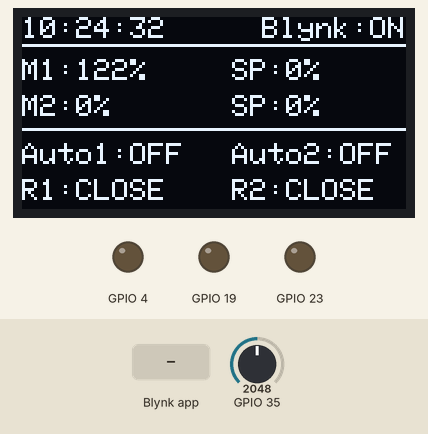
A program run on a simulated ESP32. On the bench: 128×64 one-colour display, output pins drawn as LEDs (lit = HIGH). The test bench sets the inputs (shaded band); at power-on: GPIO 35 = 2048. WiFi joins after 1.5 s; servers stay silent unless stated; the local clock reads 2024-03-15 10:24:30 at power-on unless the program sets it; EEPROM starts erased; what the program prints to the serial monitor is not drawn.

Above: at 3.4 s.
3.5 s: Blynk app writes 1 to V0
At 4.6 s:
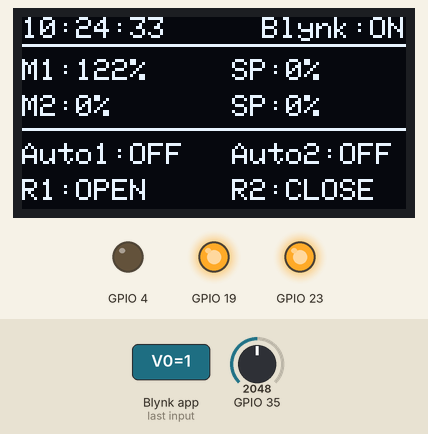
6.5 s: Blynk app writes 1 to V2
At 7.6 s:
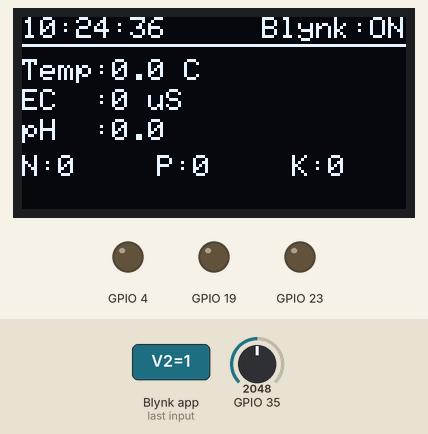
9.5 s: GPIO 35 set to 2996
At 11.1 s:
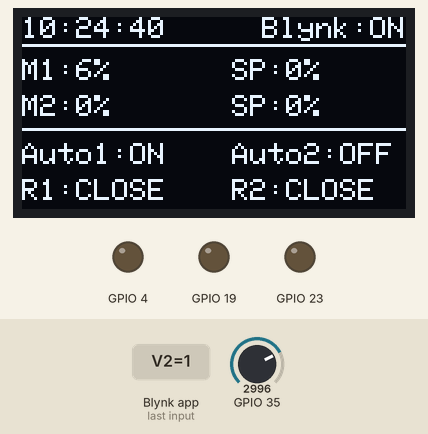
12.5 s: GPIO 35 set to 3102
At 13.6 s:
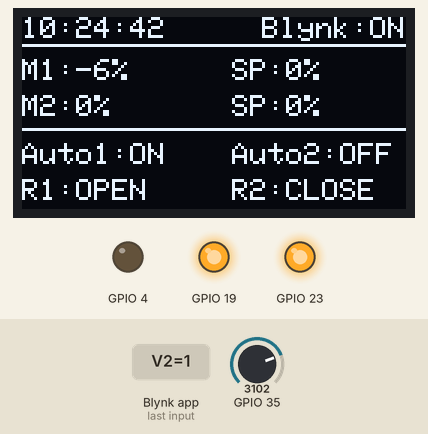
15.5 s: Blynk app writes 0 to V2
17.3 s: Blynk app writes 1 to V15
At 19.6 s:
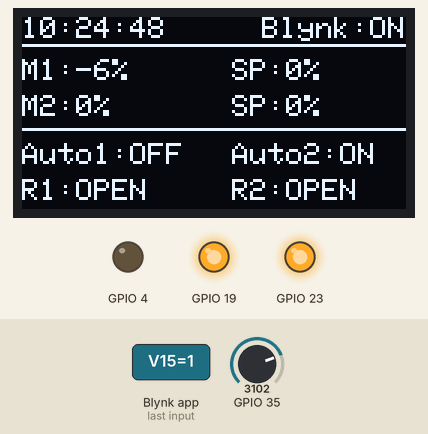
Timing chart, 0 to 21.1 s (numbered marks = the images above; inputs shaded):
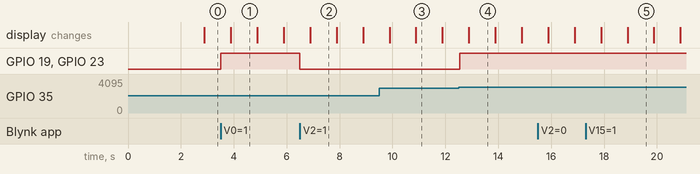

Measured:
- the behaviour switches between 3042 and 3043 on GPIO 35 (found by bisection; images 3 and 4)
- after the input at 3.5 s, GPIO 19, GPIO 23: LOW → HIGH at once; the display: changes after 0.39 s (image 1)
- after the input at 6.5 s, GPIO 19, GPIO 23: HIGH → LOW at once
- after the input at 12.5 s, GPIO 19, GPIO 23: LOW → HIGH at once; the display: changes after 0.39 s (image 4)
- after the input at 17.3 s, the display: first differs from a run without the input after 1.6 s (image 5)
- what the display in image 1 shows lasts 1.0 s, from 3.9 s to 4.9 s

The program:

main.cpp
```cpp
#define BLYNK_TEMPLATE_ID "TMPL6vZZWiTyf"
#define BLYNK_TEMPLATE_NAME "test1"
#define BLYNK_AUTH_TOKEN "DpINAJ7Ra0jyyvEPSvCDlpFvLoua7JVy"

#define BLYNK_PRINT Serial

#define RX2_PIN 16
#define TX2_PIN 17

#include <WiFi.h>
#include <BlynkSimpleEsp32.h>
#include <Wire.h>
#include <Adafruit_GFX.h>
#include <Adafruit_SSD1306.h>
#include <RTClib.h>
#include <Preferences.h>

char auth[] = BLYNK_AUTH_TOKEN;
char ssid[] = "Panna 2.4G";
char pass[] = "panna_int";

// --- จอ OLED I2C 128x64 (SSD1306) ต่อขา SDA=21, SCL=22 (ขา I2C มาตรฐานของ ESP32) ---
#define SCREEN_WIDTH 128
#define SCREEN_HEIGHT 64
#define OLED_RESET -1
Adafruit_SSD1306 display(SCREEN_WIDTH, SCREEN_HEIGHT, &Wire, OLED_RESET);

// --- RTC DS3231 (มีถ่านแบตในตัว จำเวลาได้แม้ไฟดับ) ---
RTC_DS3231 rtc;
bool rtcReady = false;

// --- เก็บค่าตั้งค่าลง Flash (NVS) กันไฟดับ ---
Preferences prefs;

// --- ส่วนที่เพิ่มสำหรับ EMA 30 ---
float emaValue = 0;       // ตัวแปรเก็บค่า EMA
float alpha = 2.0 / (100.0 + 1.0); // ค่า Alpha สำหรับ EMA 30 (ประมาณ 0.0645)
bool firstRun = true;     // เช็คการทำงานครั้งแรกเพื่อตั้งค่าเริ่มต้น
// -----------------------------

int moisture_1_sensor = 0;
// int moisture_2_sensor = 0;
int offset_moisture_1 = 0;
int offset_moisture_2 = 0;

BlynkTimer timer;

bool auto_status_1 = 0;
bool auto_status_2 = 0;
bool relay1_state = false;   // สถานะรีเลย์ตัวที่ 1 (ไว้โชว์จอ)
bool lastRelay2State = false;

float moisture_2_sensor    = 0;
float temperature = 0;
int   ec          = 0;
float ph          = 0;
int   nitrogen    = 0;
int   phosphorus  = 0;
int   potassium   = 0;

// สร้างตัวแปรเก็บข้อมูลที่เซนเซอร์ตอบกลับมา (ทั้งหมด 19 Bytes)
byte responseBuffer[19];
int byteCount = 0;

// ส่งค่าล่าสุด (ที่คำนวณไว้แล้วใน loop() ทุกรอบ) ขึ้น Blynk เท่านั้น ไม่คำนวณอะไรในนี้
void sendAnalogValue() {
  Blynk.virtualWrite(V1, moisture_1_sensor); // ส่งค่าเฉลี่ยที่นิ่งแล้วไป Blynk
  Blynk.virtualWrite(V6, moisture_2_sensor);
  Blynk.virtualWrite(V7, temperature);
  Blynk.virtualWrite(V8, ec);
  Blynk.virtualWrite(V9, ph*10);
  Blynk.virtualWrite(V10, nitrogen);
  Blynk.virtualWrite(V11, phosphorus);
  Blynk.virtualWrite(V12, potassium);
}

void get_lola_sensor(){
  byte dataToSend[] = {0x01, 0x03, 0x00, 0x00, 0x00, 0x07, 0x04, 0x08};
  Serial2.write(dataToSend, sizeof(dataToSend));
}

// จอไม่พอเลยแบ่งเป็นหลายหน้า สลับกันแสดงอัตโนมัติ
const int DISPLAY_PAGE_COUNT = 2;
int displayPage = 0;

void cycleDisplayPage() {
  displayPage = (displayPage + 1) % DISPLAY_PAGE_COUNT;
}

// แถวหัวจอ (เวลา + สถานะ Blynk) ใช้ร่วมกันทุกหน้า
void drawStatusHeader() {
  display.setCursor(0, 0);
  if (rtcReady) {
    DateTime now = rtc.now();
    char buf[9];
    snprintf(buf, sizeof(buf), "%02d:%02d:%02d", now.hour(), now.minute(), now.second());
    display.print(buf);
  } else {
    display.print("--:--:--");
  }
  display.setCursor(80, 0);
  display.print(Blynk.connected() ? "Blynk:ON" : "Blynk:OFF");
  display.drawLine(0, 9, 127, 9, SSD1306_WHITE);
}

// หน้า 1: ความชื้น + Setpoint แต่ละจุด + Auto mode + Relay
void drawPageMoisture() {
  display.setCursor(0, 14);
  display.print("M1:"); display.print(moisture_1_sensor); display.print("%");
  display.setCursor(70, 14);
  display.print("SP:"); display.print(offset_moisture_1); display.print("%");

  display.setCursor(0, 26);
  display.print("M2:"); display.print(moisture_2_sensor, 0); display.print("%");
  display.setCursor(70, 26);
  display.print("SP:"); display.print(offset_moisture_2); display.print("%");

  display.drawLine(0, 37, 127, 37, SSD1306_WHITE);

  display.setCursor(0, 42);
  display.print("Auto1:"); display.print(auto_status_1 ? "ON " : "OFF");
  display.setCursor(70, 42);
  display.print("Auto2:"); display.print(auto_status_2 ? "ON" : "OFF");

  display.setCursor(0, 54);
  display.print("R1:"); display.print(relay1_state ? "OPEN " : "CLOSE");
  display.setCursor(70, 54);
  display.print("R2:"); display.print(lastRelay2State ? "OPEN" : "CLOSE");
}

// หน้า 2: อุณหภูมิ / EC / pH / NPK
void drawPageSoil() {
  display.setCursor(0, 14);
  display.print("Temp:"); display.print(temperature, 1); display.print(" C");

  display.setCursor(0, 24);
  display.print("EC  :"); display.print(ec); display.print(" uS");

  display.setCursor(0, 34);
  display.print("pH  :"); display.print(ph, 1);

  display.setCursor(0, 46);
  display.print("N:"); display.print(nitrogen);
  display.setCursor(45, 46);
  display.print("P:"); display.print(phosphorus);
  display.setCursor(90, 46);
  display.print("K:"); display.print(potassium);
}

void updateDisplay() {
  display.clearDisplay();
  display.setTextSize(1);
  display.setTextColor(SSD1306_WHITE);

  drawStatusHeader();

  switch (displayPage) {
    case 0: drawPageMoisture(); break;
    case 1: drawPageSoil();     break;
  }

  display.display();
}

BLYNK_WRITE(V0) {
  int pinValue = param.asInt();
  relay1_state = (pinValue == 1);
  if (relay1_state) {
    digitalWrite(23, HIGH);
    digitalWrite(19, HIGH);
  } else {
    digitalWrite(23, LOW);
    digitalWrite(19, LOW);
  }
}
BLYNK_WRITE(V4) { // offset
  int v = param.asInt();
  if (v != offset_moisture_1) {
    offset_moisture_1 = v;
    prefs.putInt("off1", offset_moisture_1); // เก็บลง flash กันไฟดับ
  }
}
BLYNK_WRITE(V14) { // offset
  int v = param.asInt();
  if (v != offset_moisture_2) {
    offset_moisture_2 = v;
    prefs.putInt("off2", offset_moisture_2); // เก็บลง flash กันไฟดับ
  }
}

BLYNK_WRITE(V2) { //Auto mode main moisture
  bool v = (param.asInt() == 1);
  if (v != auto_status_1) {
    auto_status_1 = v;
    prefs.putBool("auto1", auto_status_1); // เก็บลง flash กันไฟดับ
    Serial.println(auto_status_1 ? "auto 1" : "auto off");
  }
}

BLYNK_WRITE(V15) { //Auto mode main moisture
  bool v = (param.asInt() == 1);
  if (v != auto_status_2) {
    auto_status_2 = v;
    prefs.putBool("auto2", auto_status_2); // เก็บลง flash กันไฟดับ
    Serial.println(auto_status_2 ? "auto 2" : "auto off");
  }
}

BLYNK_WRITE(V5) { // offset
  int data = param.asInt();
  if (data == 1){
    // 1. สร้าง Array เก็บค่า Hex ไว้ (ใช้ 0x นำหน้าเพื่อบอกว่าเป็นเลขฐานสิบหก)
    byte dataToSend[] = {0x01, 0x05, 0x00, 0x00, 0xFF, 0x00, 0x8C, 0x3A};
    // 2. ใช้ Serial2.write(array, size) เพื่อส่งข้อมูลออกไปทั้งหมด
    Serial2.write(dataToSend, sizeof(dataToSend));
  }else{
    // 1. สร้าง Array เก็บค่า Hex ไว้ (ใช้ 0x นำหน้าเพื่อบอกว่าเป็นเลขฐานสิบหก)
    byte dataToSend[] = {0x01, 0x05, 0x00, 0x00, 0x00, 0x00, 0xCD, 0xCA};
    // 2. ใช้ Serial2.write(array, size) เพื่อส่งข้อมูลออกไปทั้งหมด
    Serial2.write(dataToSend, sizeof(dataToSend));
  }
}

// ปุ่ม Refresh บนแอป (Virtual Pin V16, Push Button) กดแล้วส่งค่าล่าสุดขึ้น Blynk ทันที ไม่ต้องรอ 15 นาที
BLYNK_WRITE(V16) {
  if (param.asInt() == 1) {
    sendAnalogValue();
  }
}

// เรียกอัตโนมัติทันทีที่ ESP32 เชื่อมต่อกับ Blynk server สำเร็จ (ตอนบูต หรือหลุด WiFi แล้วต่อกลับ)
BLYNK_CONNECTED() {
  sendAnalogValue();
}


void setup() {
  Serial.begin(115200);
  Serial2.begin(9600, SERIAL_8N1, RX2_PIN, TX2_PIN);

  pinMode(23, OUTPUT);
  pinMode(19, OUTPUT);
  pinMode(4, OUTPUT);
  pinMode(35, INPUT);

  Wire.begin(); // SDA=21, SCL=22 (ขา I2C มาตรฐานของ ESP32)

  // --- โหลดการตั้งค่าที่เคยบันทึกไว้กลับมา (รอด แม้ไฟดับ) ---
  prefs.begin("farm", false);
  offset_moisture_1 = prefs.getInt("off1", 0);
  offset_moisture_2 = prefs.getInt("off2", 0);
  auto_status_1 = prefs.getBool("auto1", false);
  auto_status_2 = prefs.getBool("auto2", false);

  // --- จอ OLED ---
  if (display.begin(SSD1306_SWITCHCAPVCC, 0x3C)) {
    display.clearDisplay();
    display.setTextSize(1);
    display.setTextColor(SSD1306_WHITE);
    display.setCursor(0, 0);
    display.println("Smart Farm booting...");
    display.display();
  } else {
    Serial.println("SSD1306 not found");
  }

  // --- RTC DS3231 ---
  if (rtc.begin()) {
    rtcReady = true;
    if (rtc.lostPower()) {
      // ตั้งเวลาจากตอน compile ครั้งแรกที่เจอ (เช่น แบตหมด/ต่อใหม่ครั้งแรก)
      rtc.adjust(DateTime(F(__DATE__), F(__TIME__)));
    }
  } else {
    Serial.println("RTC DS3231 not found");
  }

  Blynk.begin(auth, ssid, pass);
  // อ่านค่าเซนเซอร์ + คุม auto ทุก 5 วิ (ต้องไวเพื่อความแม่นยำของการรดน้ำอัตโนมัติ)
  timer.setInterval(5000L, get_lola_sensor);
  // ส่งค่าขึ้นแอป Blynk ทุก 15 นาที (ประหยัด data ของ Blynk)
  // ค่าแรกจะถูกส่งทันทีผ่าน BLYNK_CONNECTED() ด้านบน ไม่ต้องรอ 15 นาทีแรก
  timer.setInterval(15UL * 60UL * 1000UL, sendAnalogValue);
  timer.setInterval(1000L, updateDisplay);
  timer.setInterval(4000L, cycleDisplayPage); // สลับหน้าจอทุก 4 วิ
}

void loop() {
  Blynk.run();
  timer.run();
  int sensorValue = analogRead(35);
  if (firstRun) {
    emaValue = sensorValue;
    firstRun = false;
  } else {
    emaValue = (sensorValue * alpha) + (emaValue * (1.0 - alpha));
  }
  moisture_1_sensor = map(emaValue, 3050, 2230, 0, 100); // อัปเดตทุกลูป ไม่รอรอบส่ง Blynk

  if (auto_status_1){
    relay1_state = (moisture_1_sensor <= offset_moisture_1);
    if (relay1_state){
      digitalWrite(23, HIGH);
      digitalWrite(19, HIGH);
    }else {
      digitalWrite(23, LOW);
      digitalWrite(19, LOW);
    }
  }

  if (auto_status_2) {
      bool shouldOpen = (moisture_2_sensor <= offset_moisture_2);

      if (shouldOpen != lastRelay2State) {
          if (shouldOpen) {
              byte dataToSend[] = {0x01, 0x05, 0x00, 0x00, 0xFF, 0x00, 0x8C, 0x3A};
              Serial2.write(dataToSend, sizeof(dataToSend));
          } else {
              byte dataToSend[] = {0x01, 0x05, 0x00, 0x00, 0x00, 0x00, 0xCD, 0xCA};
              Serial2.write(dataToSend, sizeof(dataToSend));
          }
          lastRelay2State = shouldOpen;
      }
  }

  while (Serial2.available() > 0) {
    byte incomingByte = Serial2.read();

    // ชั้นที่ 1: กรองหัว Packet (ถ้า byteCount เป็น 0 ตัวที่เข้ามาต้องเป็น Address 0x01 เท่านั้น)
    if (byteCount == 0 && incomingByte != 0x01) {
      continue; // ถ้าไม่ใช่ 0x01 ให้ข้ามไปเลย ไม่เก็บ
    }

    // ชั้นที่ 2: กรองฟังก์ชัน (ถ้า byteCount เป็น 1 ตัวที่เข้ามาต้องเป็น Function 0x03 เท่านั้น)
    if (byteCount == 1 && incomingByte != 0x03) {
      byteCount = 0; // ถ้าไม่ใช่ แสดงว่าไม่ใช่หัวขบวนจริง ให้รีเซ็ตเริ่มหาใหม่
      continue;
    }

    // ชั้นที่ 3: กรองความยาวข้อมูล (ถ้า byteCount เป็น 2 ตัวที่เข้ามาต้องบอกว่ายาว 14 bytes หรือ 0x0E)
    if (byteCount == 2 && incomingByte != 0x0E) {
      byteCount = 0; // ถ้าไม่ใช่ ให้รีเซ็ตเริ่มหาใหม่
      continue;
    }

    // ถ้าผ่านเงื่อนไขกรองด้านบนมาได้ จึงนำมาเก็บลง Buffer
    if (byteCount < 19) {
      responseBuffer[byteCount] = incomingByte;
      byteCount++;
    }

    // หน่วงเวลาเล็กน้อยเพื่อให้ตัวถัดไปมาทัน
    delay(5);
  }

  // เมื่อกรองจนเก็บข้อมูลครบหัวท้าย 19 Bytes แน่ๆ แล้ว ค่อยประมวลผล
  if (byteCount == 19) {

    // ดึงค่าต่างๆ ออกมาคำนวณอย่างปลอดภัย
    moisture_2_sensor    = ((responseBuffer[3] << 8) | responseBuffer[4]) / 10.0;
    temperature = ((responseBuffer[5] << 8) | responseBuffer[6]) / 10.0;
    ec          = (responseBuffer[7] << 8) | responseBuffer[8];
    ph          = ((responseBuffer[9] << 8) | responseBuffer[10]) / 100.0;
    nitrogen    = (responseBuffer[11] << 8) | responseBuffer[12];
    phosphorus  = (responseBuffer[13] << 8) | responseBuffer[14];
    potassium   = (responseBuffer[15] << 8) | responseBuffer[16];

    // แสดงผลออก Serial Monitor
    Serial.println("--- [ผ่านการกรอง] ข้อมูลสภาพดิน ---");
    Serial.print("ความชื้น: "); Serial.print(moisture_2_sensor); Serial.println(" %");
    Serial.print("อุณหภูมิ: "); Serial.print(temperature); Serial.println(" °C");
    Serial.print("ค่า EC: "); Serial.print(ec); Serial.println(" uS/cm");
    Serial.print("ค่า pH: "); Serial.print(ph); Serial.println();
    Serial.print("N: "); Serial.print(nitrogen); Serial.print(" | P: "); Serial.print(phosphorus); Serial.print(" | K: "); Serial.println(potassium);
    Serial.println("--------------------------------\n");

    // ประมวลผลเสร็จแล้วเคลียร์ตัวนับเพื่อเริ่มสแกนหา Packet ถัดไป
    byteCount = 0;
  }
}
```
